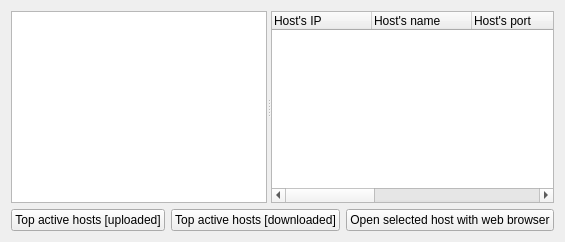
      <widget class="QWidget" name="tab4">
       <attribute name="icon">
        <iconset resource="images.qrc">
         <normaloff>:/images/o_host.png</normaloff>:/images/o_host.png</iconset>
       </attribute>
       <attribute name="title">
        <string>Hosts</string>
       </attribute>
       <layout class="QGridLayout" name="gridLayout_4">
        <item row="1" column="2">
         <widget class="QPushButton" name="pushButtonOpen">
          <property name="sizePolicy">
           <sizepolicy hsizetype="MinimumExpanding" vsizetype="Fixed">
            <horstretch>0</horstretch>
            <verstretch>0</verstretch>
           </sizepolicy>
          </property>
          <property name="text">
           <string>Open selected host with web browser</string>
          </property>
          <property name="icon">
           <iconset resource="images.qrc">
            <normaloff>:/images/o_globe.png</normaloff>:/images/o_globe.png</iconset>
          </property>
         </widget>
        </item>
        <item row="0" column="0" colspan="3">
         <widget class="QSplitter" name="splitterHosts">
          <property name="orientation">
           <enum>Qt::Horizontal</enum>
          </property>
          <widget class="QTreeWidget" name="treeWidgetUsersHosts">
           <property name="sizePolicy">
            <sizepolicy hsizetype="Preferred" vsizetype="Preferred">
             <horstretch>0</horstretch>
             <verstretch>0</verstretch>
            </sizepolicy>
           </property>
           <property name="maximumSize">
            <size>
             <width>256</width>
             <height>16777215</height>
            </size>
           </property>
           <property name="editTriggers">
            <set>QAbstractItemView::NoEditTriggers</set>
           </property>
           <property name="showDropIndicator" stdset="0">
            <bool>false</bool>
           </property>
           <property name="iconSize">
            <size>
             <width>16</width>
             <height>16</height>
            </size>
           </property>
           <property name="rootIsDecorated">
            <bool>false</bool>
           </property>
           <property name="headerHidden">
            <bool>true</bool>
           </property>
           <attribute name="headerVisible">
            <bool>false</bool>
           </attribute>
           <column>
            <property name="text">
             <string notr="true">User's IP</string>
            </property>
           </column>
           <column>
            <property name="text">
             <string>User's name</string>
            </property>
           </column>
          </widget>
          <widget class="QTreeWidget" name="treeWidgetHosts">
           <property name="sizePolicy">
            <sizepolicy hsizetype="Preferred" vsizetype="Preferred">
             <horstretch>0</horstretch>
             <verstretch>0</verstretch>
            </sizepolicy>
           </property>
           <property name="contextMenuPolicy">
            <enum>Qt::CustomContextMenu</enum>
           </property>
           <property name="showDropIndicator" stdset="0">
            <bool>false</bool>
           </property>
           <property name="alternatingRowColors">
            <bool>false</bool>
           </property>
           <property name="rootIsDecorated">
            <bool>false</bool>
           </property>
           <attribute name="headerStretchLastSection">
            <bool>false</bool>
           </attribute>
           <column>
            <property name="text">
             <string>Host's IP</string>
            </property>
           </column>
           <column>
            <property name="text">
             <string>Host's name</string>
            </property>
           </column>
           <column>
            <property name="text">
             <string>Host's port</string>
            </property>
           </column>
           <column>
            <property name="text">
             <string>Application</string>
            </property>
           </column>
           <column>
            <property name="text">
             <string>Uploaded</string>
            </property>
           </column>
           <column>
            <property name="text">
             <string>Downloaded</string>
            </property>
           </column>
           <column>
            <property name="text">
             <string>First visit</string>
            </property>
           </column>
           <column>
            <property name="text">
             <string>Last visit</string>
            </property>
           </column>
          </widget>
         </widget>
        </item>
        <item row="1" column="0">
         <widget class="QPushButton" name="pushButtonTopHostsUp">
          <property name="sizePolicy">
           <sizepolicy hsizetype="MinimumExpanding" vsizetype="Fixed">
            <horstretch>0</horstretch>
            <verstretch>0</verstretch>
           </sizepolicy>
          </property>
          <property name="text">
           <string>Top active hosts [uploaded]</string>
          </property>
          <property name="icon">
           <iconset resource="images.qrc">
            <normaloff>:/images/o_bars_up.png</normaloff>:/images/o_bars_up.png</iconset>
          </property>
         </widget>
        </item>
        <item row="1" column="1">
         <widget class="QPushButton" name="pushButtonTopHostsDown">
          <property name="sizePolicy">
           <sizepolicy hsizetype="MinimumExpanding" vsizetype="Fixed">
            <horstretch>0</horstretch>
            <verstretch>0</verstretch>
           </sizepolicy>
          </property>
          <property name="text">
           <string>Top active hosts [downloaded]</string>
          </property>
          <property name="icon">
           <iconset resource="images.qrc">
            <normaloff>:/images/o_bars_down.png</normaloff>:/images/o_bars_down.png</iconset>
          </property>
         </widget>
        </item>
       </layout>
      </widget>
